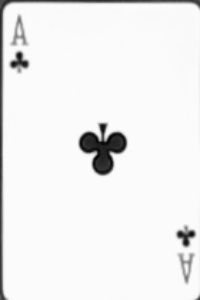
#> input picture detectors/detectors/references/card_images/Ace_of_Clubs.jpg, 200 x 300 px; its folder holds only this picture in this run
$ python -i chip_utilities.py   (imports and definitions only)
#> lines starting #> are read from the running program, lines starting #| are printed output that depends on the picture; after the words box and inside, x2 and y2 are one past the last pixel; in counts of white or black regions, pixels touching at a corner belong together
import cv2
import json
import numpy as np
from detectors.utilities.card_utilities import extract_card_from_image
from ament_index_python.packages import get_package_share_directory as pkgdir


CHIP_MIN_SIZE = 40
CHIP_MAX_SIZE = 400
CHIP_DESCRIPTORS_MAP = {}

BKG_THRESH = 60


# [8 lines left out: function load_chip_descriptors_from_json, not called in this run]


def preprocess_image(image):
    """Returns a grayed, blurred, and adaptively thresholded camera image."""
    image = cv2.cvtColor(image, cv2.COLOR_RGB2HSV)

    red_range = np.array([[110, 125], [60, 235], [55, 155]])
    white_range = np.array([[0, 30], [0, 50], [138, 197]])
    blue_range = np.array([[0, 20], [90, 255], [50, 150]])
    black_range = np.array([[0, 30], [0, 130], [10, 95]])

    def threshold_and_process(image, color_range, erode=0, dilate=0):
        color = cv2.inRange(image, color_range[:,0], color_range[:,1])

        morph_ellipse = cv2.getStructuringElement(shape=cv2.MORPH_ELLIPSE, ksize=(3, 3))
        if dilate > 0:
            color = cv2.dilate(color, morph_ellipse, iterations=dilate)

        if erode > 0:
            color = cv2.erode(color, morph_ellipse, iterations=erode)
        return color


    red = threshold_and_process(image, red_range, erode=5)
    white = threshold_and_process(image, white_range, erode=4)
    blue = threshold_and_process(image, blue_range, erode=4)
    black = threshold_and_process(image, black_range, erode=3)

    return red, white, blue, black


# [116 lines left out: functions find_chips, extract_chip_from_image, apply_watershed_algorithm, not called in this run]


# [16 lines of commented-out code are left out]


>>> import cv2
>>> picture = cv2.cvtColor(cv2.imread('../references/card_images/Ace_of_Clubs.jpg'), cv2.COLOR_BGR2RGB)
#> picture is the input picture: shape (300, 200, 3); min 3, max 254, mean 239.6
>>> result = preprocess_image(picture)
#> in preprocess_image, `image = cv2.cvtColor(image, cv2.COLOR_RGB2HSV)`: image: shape (300, 200, 3); mean H, S, V 0, 0, 239.6
#> in threshold_and_process, `color = cv2.inRange(image, color_range[:,0], color_range[:,1])`: color: shape (300, 200); every value is 0
#> call 2 of threshold_and_process, with color_range = array of shape (3, 2), erode = 4, dilate = 0
#> in threshold_and_process (call 2), `color = cv2.inRange(image, color_range[:,0], color_range[:,1])`:
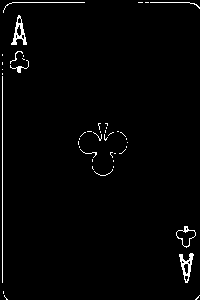
#> color: shape (300, 200); 1.8% white in thin lines or dots
#> call 4 of threshold_and_process, with color_range = array of shape (3, 2), erode = 3, dilate = 0
#> in threshold_and_process (call 4), `color = cv2.inRange(image, color_range[:,0], color_range[:,1])`:
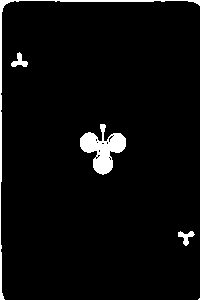
#> color: shape (300, 200); 3.8% white; 5 white regions (1 under 20 px), largest, box (x1, y1, x2, y2) and area: (80, 124, 126, 175) 1132, (0, 0, 200, 300) 909, (11, 52, 28, 67) 121, (178, 231, 195, 246) 115
#> in threshold_and_process (call 4), `color = cv2.erode(color, morph_ellipse, iterations=erode)`:
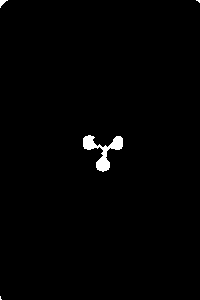
#> color: shape (300, 200); 0.96% white; 4 white regions (2 under 20 px), largest, box (x1, y1, x2, y2) and area: (83, 135, 123, 172) 536, (0, 0, 8, 8) 30
